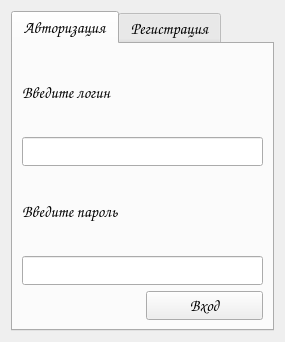
<?xml version="1.0" encoding="UTF-8"?>
<ui version="4.0">
 <class>StartForm</class>
 <widget class="QWidget" name="StartForm">
  <property name="geometry">
   <rect>
    <x>0</x>
    <y>0</y>
    <width>285</width>
    <height>342</height>
   </rect>
  </property>
  <property name="minimumSize">
   <size>
    <width>285</width>
    <height>342</height>
   </size>
  </property>
  <property name="maximumSize">
   <size>
    <width>285</width>
    <height>342</height>
   </size>
  </property>
  <property name="windowTitle">
   <string>Form</string>
  </property>
  <layout class="QGridLayout" name="gridLayout">
   <item row="0" column="0">
    <widget class="QTabWidget" name="tabWidget">
     <property name="font">
      <font>
       <family>Comic Sans MS</family>
       <pointsize>12</pointsize>
       <weight>75</weight>
       <bold>true</bold>
      </font>
     </property>
     <property name="currentIndex">
      <number>0</number>
     </property>
     <widget class="QWidget" name="tab">
      <attribute name="title">
       <string>Авторизация</string>
      </attribute>
      <layout class="QGridLayout" name="gridLayout_3">
       <item row="0" column="0">
        <widget class="QLabel" name="label">
         <property name="text">
          <string>Введите логин</string>
         </property>
        </widget>
       </item>
       <item row="1" column="0" colspan="2">
        <widget class="QLineEdit" name="lineEdit_6">
         <property name="echoMode">
          <enum>QLineEdit::Normal</enum>
         </property>
        </widget>
       </item>
       <item row="2" column="0">
        <widget class="QLabel" name="label_2">
         <property name="text">
          <string>Введите пароль</string>
         </property>
        </widget>
       </item>
       <item row="4" column="1">
        <widget class="QPushButton" name="pushButton">
         <property name="font">
          <font>
           <kerning>true</kerning>
          </font>
         </property>
         <property name="text">
          <string>Вход</string>
         </property>
        </widget>
       </item>
       <item row="3" column="0" colspan="2">
        <widget class="QLineEdit" name="lineEdit_3">
         <property name="echoMode">
          <enum>QLineEdit::Password</enum>
         </property>
        </widget>
       </item>
      </layout>
     </widget>
     <widget class="QWidget" name="tab_2">
      <attribute name="title">
       <string>Регистрация</string>
      </attribute>
      <layout class="QFormLayout" name="formLayout">
       <item row="0" column="0" colspan="2">
        <widget class="QScrollArea" name="scrollArea">
         <property name="enabled">
          <bool>true</bool>
         </property>
         <property name="contextMenuPolicy">
          <enum>Qt::DefaultContextMenu</enum>
         </property>
         <property name="autoFillBackground">
          <bool>false</bool>
         </property>
         <property name="frameShape">
          <enum>QFrame::StyledPanel</enum>
         </property>
         <property name="frameShadow">
          <enum>QFrame::Raised</enum>
         </property>
         <property name="lineWidth">
          <number>1</number>
         </property>
         <property name="verticalScrollBarPolicy">
          <enum>Qt::ScrollBarAsNeeded</enum>
         </property>
         <property name="horizontalScrollBarPolicy">
          <enum>Qt::ScrollBarAsNeeded</enum>
         </property>
         <property name="sizeAdjustPolicy">
          <enum>QAbstractScrollArea::AdjustToContents</enum>
         </property>
         <property name="widgetResizable">
          <bool>true</bool>
         </property>
         <widget class="QWidget" name="scrollAreaWidgetContents">
          <property name="geometry">
           <rect>
            <x>0</x>
            <y>-114</y>
            <width>224</width>
            <height>385</height>
           </rect>
          </property>
          <layout class="QGridLayout" name="gridLayout_2">
           <property name="verticalSpacing">
            <number>16</number>
           </property>
           <item row="0" column="0">
            <widget class="QLabel" name="label_6">
             <property name="text">
              <string>Введите ФИО</string>
             </property>
            </widget>
           </item>
           <item row="1" column="0">
            <widget class="QLineEdit" name="lineEdit_5">
             <property name="echoMode">
              <enum>QLineEdit::Password</enum>
             </property>
            </widget>
           </item>
           <item row="2" column="0">
            <widget class="QLabel" name="label_4">
             <property name="text">
              <string>Введите логин*</string>
             </property>
            </widget>
           </item>
           <item row="3" column="0">
            <widget class="QLineEdit" name="lineEdit_4">
             <property name="echoMode">
              <enum>QLineEdit::Normal</enum>
             </property>
            </widget>
           </item>
           <item row="4" column="0">
            <widget class="QLabel" name="label_3">
             <property name="text">
              <string>Введите пароль*</string>
             </property>
            </widget>
           </item>
           <item row="5" column="0">
            <widget class="QLineEdit" name="lineEdit">
             <property name="echoMode">
              <enum>QLineEdit::Normal</enum>
             </property>
            </widget>
           </item>
           <item row="6" column="0">
            <widget class="QLabel" name="label_5">
             <property name="text">
              <string>Введите пароль*</string>
             </property>
             <property name="margin">
              <number>0</number>
             </property>
            </widget>
           </item>
           <item row="7" column="0">
            <widget class="QLineEdit" name="lineEdit_2">
             <property name="echoMode">
              <enum>QLineEdit::Password</enum>
             </property>
            </widget>
           </item>
           <item row="8" column="0">
            <widget class="QPushButton" name="pushButton_2">
             <property name="enabled">
              <bool>true</bool>
             </property>
             <property name="sizePolicy">
              <sizepolicy hsizetype="Fixed" vsizetype="Fixed">
               <horstretch>0</horstretch>
               <verstretch>0</verstretch>
              </sizepolicy>
             </property>
             <property name="maximumSize">
              <size>
               <width>16777215</width>
               <height>16777215</height>
              </size>
             </property>
             <property name="layoutDirection">
              <enum>Qt::RightToLeft</enum>
             </property>
             <property name="text">
              <string>Зарегистрироваться</string>
             </property>
            </widget>
           </item>
          </layout>
         </widget>
        </widget>
       </item>
      </layout>
     </widget>
    </widget>
   </item>
  </layout>
 </widget>
 <resources/>
 <connections/>
</ui>
